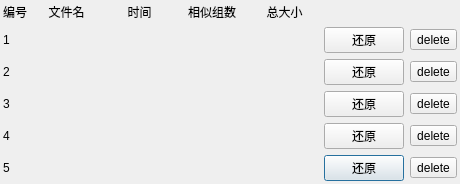
<?xml version="1.0" encoding="UTF-8"?>
<ui version="4.0">
 <class>Dialog</class>
 <widget class="QDialog" name="Dialog">
  <property name="geometry">
   <rect>
    <x>0</x>
    <y>0</y>
    <width>460</width>
    <height>171</height>
   </rect>
  </property>
  <property name="windowTitle">
   <string>历史记录</string>
  </property>
  <layout class="QVBoxLayout" name="verticalLayout">
   <property name="spacing">
    <number>3</number>
   </property>
   <property name="leftMargin">
    <number>3</number>
   </property>
   <property name="topMargin">
    <number>3</number>
   </property>
   <property name="rightMargin">
    <number>3</number>
   </property>
   <property name="bottomMargin">
    <number>3</number>
   </property>
   <item>
    <layout class="QGridLayout" name="gridLayout" rowstretch="0,0,0,0,0,0" columnstretch="0,1,1,1,1,0,0" columnminimumwidth="0,0,0,0,0,0,0">
     <property name="leftMargin">
      <number>0</number>
     </property>
     <property name="spacing">
      <number>6</number>
     </property>
     <item row="1" column="4">
      <widget class="QLabel" name="label_size_count_1">
       <property name="text">
        <string/>
       </property>
       <property name="alignment">
        <set>Qt::AlignmentFlag::AlignCenter</set>
       </property>
      </widget>
     </item>
     <item row="0" column="3">
      <widget class="QLabel" name="label_2">
       <property name="text">
        <string>相似组数</string>
       </property>
       <property name="alignment">
        <set>Qt::AlignmentFlag::AlignCenter</set>
       </property>
      </widget>
     </item>
     <item row="3" column="2">
      <widget class="QLabel" name="label_date_3">
       <property name="text">
        <string/>
       </property>
       <property name="alignment">
        <set>Qt::AlignmentFlag::AlignCenter</set>
       </property>
      </widget>
     </item>
     <item row="2" column="6">
      <widget class="QToolButton" name="toolButton_delete_2">
       <property name="text">
        <string>delete</string>
       </property>
      </widget>
     </item>
     <item row="3" column="3">
      <widget class="QLabel" name="label_group_count_3">
       <property name="text">
        <string/>
       </property>
       <property name="alignment">
        <set>Qt::AlignmentFlag::AlignCenter</set>
       </property>
      </widget>
     </item>
     <item row="1" column="6">
      <widget class="QToolButton" name="toolButton_delete_1">
       <property name="text">
        <string>delete</string>
       </property>
      </widget>
     </item>
     <item row="5" column="5">
      <widget class="QPushButton" name="pushButton_restore_5">
       <property name="text">
        <string>还原</string>
       </property>
      </widget>
     </item>
     <item row="5" column="6">
      <widget class="QToolButton" name="toolButton_delete_5">
       <property name="text">
        <string>delete</string>
       </property>
      </widget>
     </item>
     <item row="0" column="4">
      <widget class="QLabel" name="label_3">
       <property name="text">
        <string>总大小</string>
       </property>
       <property name="alignment">
        <set>Qt::AlignmentFlag::AlignCenter</set>
       </property>
      </widget>
     </item>
     <item row="1" column="2">
      <widget class="QLabel" name="label_date_1">
       <property name="text">
        <string/>
       </property>
       <property name="alignment">
        <set>Qt::AlignmentFlag::AlignCenter</set>
       </property>
      </widget>
     </item>
     <item row="3" column="5">
      <widget class="QPushButton" name="pushButton_restore_3">
       <property name="text">
        <string>还原</string>
       </property>
      </widget>
     </item>
     <item row="4" column="4">
      <widget class="QLabel" name="label_size_count_4">
       <property name="text">
        <string/>
       </property>
       <property name="alignment">
        <set>Qt::AlignmentFlag::AlignCenter</set>
       </property>
      </widget>
     </item>
     <item row="3" column="0">
      <widget class="QLabel" name="label_7">
       <property name="text">
        <string>3</string>
       </property>
      </widget>
     </item>
     <item row="5" column="4">
      <widget class="QLabel" name="label_size_count_5">
       <property name="text">
        <string/>
       </property>
       <property name="alignment">
        <set>Qt::AlignmentFlag::AlignCenter</set>
       </property>
      </widget>
     </item>
     <item row="1" column="5">
      <widget class="QPushButton" name="pushButton_restore_1">
       <property name="text">
        <string>还原</string>
       </property>
      </widget>
     </item>
     <item row="2" column="5">
      <widget class="QPushButton" name="pushButton_restore_2">
       <property name="text">
        <string>还原</string>
       </property>
      </widget>
     </item>
     <item row="1" column="0">
      <widget class="QLabel" name="label_4">
       <property name="text">
        <string>1</string>
       </property>
      </widget>
     </item>
     <item row="2" column="3">
      <widget class="QLabel" name="label_group_count_2">
       <property name="text">
        <string/>
       </property>
       <property name="alignment">
        <set>Qt::AlignmentFlag::AlignCenter</set>
       </property>
      </widget>
     </item>
     <item row="5" column="3">
      <widget class="QLabel" name="label_group_count_5">
       <property name="text">
        <string/>
       </property>
       <property name="alignment">
        <set>Qt::AlignmentFlag::AlignCenter</set>
       </property>
      </widget>
     </item>
     <item row="3" column="4">
      <widget class="QLabel" name="label_size_count_3">
       <property name="text">
        <string/>
       </property>
       <property name="alignment">
        <set>Qt::AlignmentFlag::AlignCenter</set>
       </property>
      </widget>
     </item>
     <item row="3" column="6">
      <widget class="QToolButton" name="toolButton_delete_3">
       <property name="text">
        <string>delete</string>
       </property>
      </widget>
     </item>
     <item row="0" column="2">
      <widget class="QLabel" name="label">
       <property name="text">
        <string>时间</string>
       </property>
       <property name="alignment">
        <set>Qt::AlignmentFlag::AlignCenter</set>
       </property>
      </widget>
     </item>
     <item row="4" column="0">
      <widget class="QLabel" name="label_8">
       <property name="text">
        <string>4</string>
       </property>
      </widget>
     </item>
     <item row="4" column="6">
      <widget class="QToolButton" name="toolButton_delete_4">
       <property name="text">
        <string>delete</string>
       </property>
      </widget>
     </item>
     <item row="2" column="4">
      <widget class="QLabel" name="label_size_count_2">
       <property name="text">
        <string/>
       </property>
       <property name="alignment">
        <set>Qt::AlignmentFlag::AlignCenter</set>
       </property>
      </widget>
     </item>
     <item row="4" column="3">
      <widget class="QLabel" name="label_group_count_4">
       <property name="text">
        <string/>
       </property>
       <property name="alignment">
        <set>Qt::AlignmentFlag::AlignCenter</set>
       </property>
      </widget>
     </item>
     <item row="4" column="2">
      <widget class="QLabel" name="label_date_4">
       <property name="text">
        <string/>
       </property>
       <property name="alignment">
        <set>Qt::AlignmentFlag::AlignCenter</set>
       </property>
      </widget>
     </item>
     <item row="0" column="0">
      <widget class="QLabel" name="label_5">
       <property name="text">
        <string>编号</string>
       </property>
       <property name="alignment">
        <set>Qt::AlignmentFlag::AlignCenter</set>
       </property>
      </widget>
     </item>
     <item row="2" column="2">
      <widget class="QLabel" name="label_date_2">
       <property name="text">
        <string/>
       </property>
       <property name="alignment">
        <set>Qt::AlignmentFlag::AlignCenter</set>
       </property>
      </widget>
     </item>
     <item row="4" column="5">
      <widget class="QPushButton" name="pushButton_restore_4">
       <property name="text">
        <string>还原</string>
       </property>
      </widget>
     </item>
     <item row="5" column="0">
      <widget class="QLabel" name="label_9">
       <property name="text">
        <string>5</string>
       </property>
      </widget>
     </item>
     <item row="2" column="0">
      <widget class="QLabel" name="label_6">
       <property name="text">
        <string>2</string>
       </property>
      </widget>
     </item>
     <item row="1" column="3">
      <widget class="QLabel" name="label_group_count_1">
       <property name="text">
        <string/>
       </property>
       <property name="alignment">
        <set>Qt::AlignmentFlag::AlignCenter</set>
       </property>
      </widget>
     </item>
     <item row="5" column="2">
      <widget class="QLabel" name="label_date_5">
       <property name="text">
        <string/>
       </property>
       <property name="alignment">
        <set>Qt::AlignmentFlag::AlignCenter</set>
       </property>
      </widget>
     </item>
     <item row="0" column="1">
      <widget class="QLabel" name="label_18">
       <property name="text">
        <string>文件名</string>
       </property>
       <property name="alignment">
        <set>Qt::AlignmentFlag::AlignCenter</set>
       </property>
      </widget>
     </item>
     <item row="1" column="1">
      <widget class="QLabel" name="label_filename_1">
       <property name="text">
        <string/>
       </property>
       <property name="alignment">
        <set>Qt::AlignmentFlag::AlignCenter</set>
       </property>
      </widget>
     </item>
     <item row="2" column="1">
      <widget class="QLabel" name="label_filename_2">
       <property name="text">
        <string/>
       </property>
       <property name="alignment">
        <set>Qt::AlignmentFlag::AlignCenter</set>
       </property>
      </widget>
     </item>
     <item row="3" column="1">
      <widget class="QLabel" name="label_filename_3">
       <property name="text">
        <string/>
       </property>
       <property name="alignment">
        <set>Qt::AlignmentFlag::AlignCenter</set>
       </property>
      </widget>
     </item>
     <item row="4" column="1">
      <widget class="QLabel" name="label_filename_4">
       <property name="text">
        <string/>
       </property>
       <property name="alignment">
        <set>Qt::AlignmentFlag::AlignCenter</set>
       </property>
      </widget>
     </item>
     <item row="5" column="1">
      <widget class="QLabel" name="label_filename_5">
       <property name="text">
        <string/>
       </property>
       <property name="alignment">
        <set>Qt::AlignmentFlag::AlignCenter</set>
       </property>
      </widget>
     </item>
    </layout>
   </item>
   <item>
    <spacer name="verticalSpacer">
     <property name="orientation">
      <enum>Qt::Orientation::Vertical</enum>
     </property>
     <property name="sizeHint" stdset="0">
      <size>
       <width>20</width>
       <height>40</height>
      </size>
     </property>
    </spacer>
   </item>
  </layout>
 </widget>
 <resources/>
 <connections/>
</ui>
